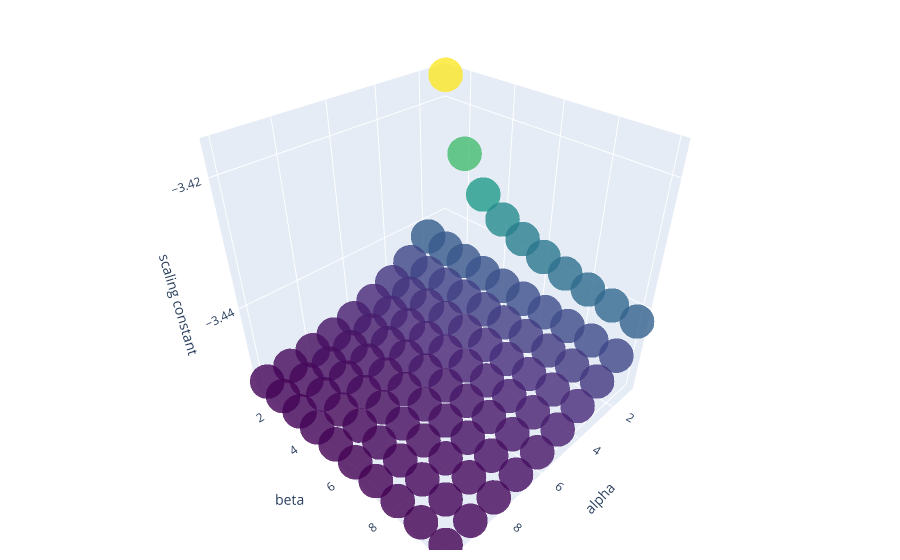

The code cell stored with this chart in its notebook:
### Code cell
import plotly.graph_objects as go

x, y, z = zip(*c1s)
z = list(map(float, z))
fig = go.Figure(data=[go.Scatter3d(x=x, y=y, z=z,
                                   mode='markers', 
                                   marker=dict(
                                   size=12,
                                   color=z,                # set color to an array/list of desired values
                                   colorscale='Viridis',   # choose a colorscale
                                   opacity=0.8
    ))])
fig.update_layout(scene = dict(
                    xaxis_title='alpha',
                    yaxis_title='beta',
                    zaxis_title='scaling constant'),
                    margin=dict(r=20, b=10, l=10, t=10))
fig.show()

### Figure 1 — Plotly figure (JSON) as saved in the notebook; plotly's stock layout.template omitted (floating-point values rounded to 4 significant figures)
{"data": [{"marker": {"color": [-3.416, -3.428, -3.433, -3.436, -3.438, -3.439, -3.44, -3.441, -3.442, -3.442, -3.443, -3.443, -3.444, -3.444, -3.445, -3.445, -3.445, -3.445, -3.446, -3.446, -3.446, -3.446, -3.447, -3.447, -3.447, -3.447, -3.447, -3.448, -3.448, -3.448, -3.448, -3.448, -3.449, -3.449, -3.449, -3.449, -3.449, -3.449, -3.45, -3.45, -3.45, -3.45, -3.45, -3.45, -3.45, -3.451, -3.451, -3.451, -3.451, -3.451, -3.451, -3.451, -3.451, -3.451, -3.452, -3.452, -3.452, -3.452, -3.452, -3.452, -3.452, -3.452, -3.452, -3.452, -3.452, -3.452, -3.453, -3.453, -3.453, -3.453, -3.453, -3.453, -3.453, -3.453, -3.453, -3.453, -3.453, -3.453, -3.453, -3.453, -3.453, -3.453, -3.453, -3.454, -3.454, -3.454, -3.454, -3.454, -3.454, -3.454, -3.454, -3.454, -3.454, -3.454, -3.454, -3.454, -3.454, -3.454, -3.454, -3.454], "colorscale": [[0, "#440154"], [0.1111, "#482878"], [0.2222, "#3e4989"], [0.3333, "#31688e"], [0.4444, "#26828e"], [0.5556, "#1f9e89"], [0.6667, "#35b779"], [0.7778, "#6ece58"], [0.8889, "#b5de2b"], [1, "#fde725"]], "opacity": 0.8, "size": 12}, "mode": "markers", "type": "scatter3d", "x": [1, 1, 1, 1, 1, 1, 1, 1, 1, 1, 2, 2, 2, 2, 2, 2, 2, 2, 2, 2, 3, 3, 3, 3, 3, 3, 3, 3, 3, 3, 4, 4, 4, 4, 4, 4, 4, 4, 4, 4, 5, 5, 5, 5, 5, 5, 5, 5, 5, 5, 6, 6, 6, 6, 6, 6, 6, 6, 6, 6, 7, 7, 7, 7, 7, 7, 7, 7, 7, 7, 8, 8, 8, 8, 8, 8, 8, 8, 8, 8, 9, 9, 9, 9, 9, 9, 9, 9, 9, 9, 10, 10, 10, 10, 10, 10, 10, 10, 10, 10], "y": [1, 2, 3, 4, 5, 6, 7, 8, 9, 10, 1, 2, 3, 4, 5, 6, 7, 8, 9, 10, 1, 2, 3, 4, 5, 6, 7, 8, 9, 10, 1, 2, 3, 4, 5, 6, 7, 8, 9, 10, 1, 2, 3, 4, 5, 6, 7, 8, 9, 10, 1, 2, 3, 4, 5, 6, 7, 8, 9, 10, 1, 2, 3, 4, 5, 6, 7, 8, 9, 10, 1, 2, 3, 4, 5, 6, 7, 8, 9, 10, 1, 2, 3, 4, 5, 6, 7, 8, 9, 10, 1, 2, 3, 4, 5, 6, 7, 8, 9, 10], "z": [-3.416, -3.428, -3.433, -3.436, -3.438, -3.439, -3.44, -3.441, -3.442, -3.442, -3.443, -3.443, -3.444, -3.444, -3.445, -3.445, -3.445, -3.445, -3.446, -3.446, -3.446, -3.446, -3.447, -3.447, -3.447, -3.447, -3.447, -3.448, -3.448, -3.448, -3.448, -3.448, -3.449, -3.449, -3.449, -3.449, -3.449, -3.449, -3.45, -3.45, -3.45, -3.45, -3.45, -3.45, -3.45, -3.451, -3.451, -3.451, -3.451, -3.451, -3.451, -3.451, -3.451, -3.451, -3.452, -3.452, -3.452, -3.452, -3.452, -3.452, -3.452, -3.452, -3.452, -3.452, -3.452, -3.452, -3.453, -3.453, -3.453, -3.453, -3.453, -3.453, -3.453, -3.453, -3.453, -3.453, -3.453, -3.453, -3.453, -3.453, -3.453, -3.453, -3.453, -3.454, -3.454, -3.454, -3.454, -3.454, -3.454, -3.454, -3.454, -3.454, -3.454, -3.454, -3.454, -3.454, -3.454, -3.454, -3.454, -3.454]}], "layout": {"margin": {"b": 10, "l": 10, "r": 20, "t": 10}, "scene": {"xaxis": {"title": {"text": "alpha"}}, "yaxis": {"title": {"text": "beta"}}, "zaxis": {"title": {"text": "scaling constant"}}}}}
